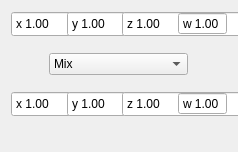
<?xml version="1.0" encoding="UTF-8"?>
<ui version="4.0">
 <class>VectorMathNode</class>
 <widget class="QWidget" name="VectorMathNode">
  <property name="geometry">
   <rect>
    <x>0</x>
    <y>0</y>
    <width>238</width>
    <height>152</height>
   </rect>
  </property>
  <property name="minimumSize">
   <size>
    <width>238</width>
    <height>0</height>
   </size>
  </property>
  <property name="windowTitle">
   <string>Form</string>
  </property>
  <property name="toolTip">
   <string>Apply element wise operations over two vectors</string>
  </property>
  <layout class="QVBoxLayout" name="verticalLayout">
   <item>
    <layout class="QHBoxLayout" name="horizontalLayout">
     <item>
      <widget class="QDoubleSpinBox" name="spin_x_0">
       <property name="minimumSize">
        <size>
         <width>134</width>
         <height>26</height>
        </size>
       </property>
       <property name="toolTip">
        <string>First vecotr (x) value</string>
       </property>
       <property name="buttonSymbols">
        <enum>QAbstractSpinBox::NoButtons</enum>
       </property>
       <property name="prefix">
        <string>x </string>
       </property>
       <property name="minimum">
        <double>-99999.000000000000000</double>
       </property>
       <property name="maximum">
        <double>99999.000000000000000</double>
       </property>
       <property name="value">
        <double>1.000000000000000</double>
       </property>
      </widget>
     </item>
     <item>
      <widget class="QDoubleSpinBox" name="spin_y_0">
       <property name="minimumSize">
        <size>
         <width>135</width>
         <height>26</height>
        </size>
       </property>
       <property name="toolTip">
        <string>First vecotr (y) value</string>
       </property>
       <property name="buttonSymbols">
        <enum>QAbstractSpinBox::NoButtons</enum>
       </property>
       <property name="prefix">
        <string>y </string>
       </property>
       <property name="minimum">
        <double>-99999.000000000000000</double>
       </property>
       <property name="maximum">
        <double>99999.000000000000000</double>
       </property>
       <property name="value">
        <double>1.000000000000000</double>
       </property>
      </widget>
     </item>
     <item>
      <widget class="QDoubleSpinBox" name="spin_z_0">
       <property name="minimumSize">
        <size>
         <width>134</width>
         <height>26</height>
        </size>
       </property>
       <property name="toolTip">
        <string>First vecotr (z) value</string>
       </property>
       <property name="buttonSymbols">
        <enum>QAbstractSpinBox::NoButtons</enum>
       </property>
       <property name="prefix">
        <string>z </string>
       </property>
       <property name="minimum">
        <double>-99999.000000000000000</double>
       </property>
       <property name="maximum">
        <double>99999.000000000000000</double>
       </property>
       <property name="value">
        <double>1.000000000000000</double>
       </property>
      </widget>
     </item>
     <item>
      <widget class="QDoubleSpinBox" name="spin_w_0">
       <property name="toolTip">
        <string>First vecotr (w) value</string>
       </property>
       <property name="buttonSymbols">
        <enum>QAbstractSpinBox::NoButtons</enum>
       </property>
       <property name="prefix">
        <string>w </string>
       </property>
       <property name="minimum">
        <double>-99999.000000000000000</double>
       </property>
       <property name="maximum">
        <double>99999.000000000000000</double>
       </property>
       <property name="value">
        <double>1.000000000000000</double>
       </property>
      </widget>
     </item>
    </layout>
   </item>
   <item>
    <spacer name="verticalSpacer_2">
     <property name="orientation">
      <enum>Qt::Vertical</enum>
     </property>
     <property name="sizeType">
      <enum>QSizePolicy::Fixed</enum>
     </property>
     <property name="sizeHint" stdset="0">
      <size>
       <width>20</width>
       <height>10</height>
      </size>
     </property>
    </spacer>
   </item>
   <item>
    <layout class="QHBoxLayout" name="horizontalLayout_3">
     <item>
      <spacer name="horizontalSpacer">
       <property name="orientation">
        <enum>Qt::Horizontal</enum>
       </property>
       <property name="sizeHint" stdset="0">
        <size>
         <width>40</width>
         <height>20</height>
        </size>
       </property>
      </spacer>
     </item>
     <item>
      <widget class="QComboBox" name="mode">
       <property name="toolTip">
        <string>&lt;html&gt;&lt;head/&gt;&lt;body&gt;&lt;p&gt;Operation to apply&lt;/p&gt;&lt;p&gt;&lt;span style=&quot; color:#4d4d4d;&quot;&gt;Mix&lt;/span&gt;&lt;span style=&quot; color:#1b1b1b;&quot;&gt;: Blend the two vectors together &lt;/span&gt;&lt;span style=&quot; color:#4d4d4d;&quot;&gt;(a + b) / 2&lt;/span&gt;&lt;/p&gt;&lt;p&gt;&lt;span style=&quot; color:#4d4d4d;&quot;&gt;Add&lt;/span&gt;&lt;span style=&quot; color:#1b1b1b;&quot;&gt;: Add the two vectors together &lt;/span&gt;&lt;span style=&quot; color:#4d4d4d;&quot;&gt;a + b&lt;/span&gt;&lt;/p&gt;&lt;p&gt;&lt;span style=&quot; color:#4d4d4d;&quot;&gt;Subtract&lt;/span&gt;&lt;span style=&quot; color:#1b1b1b;&quot;&gt;: Subtract the two vectors &lt;/span&gt;&lt;span style=&quot; color:#4d4d4d;&quot;&gt;a - b&lt;/span&gt;&lt;/p&gt;&lt;p&gt;&lt;span style=&quot; color:#4d4d4d;&quot;&gt;Multiply&lt;/span&gt;&lt;span style=&quot; color:#1b1b1b;&quot;&gt;: Multiply the two vectors &lt;/span&gt;&lt;span style=&quot; color:#4d4d4d;&quot;&gt;a * b&lt;/span&gt;&lt;span style=&quot; color:#1b1b1b;&quot;&gt; (element wise)&lt;/span&gt;&lt;/p&gt;&lt;p&gt;&lt;span style=&quot; color:#4d4d4d;&quot;&gt;Divide&lt;/span&gt;&lt;span style=&quot; color:#1b1b1b;&quot;&gt;: Divide the two vectors &lt;/span&gt;&lt;span style=&quot; color:#4d4d4d;&quot;&gt;a / b&lt;/span&gt;&lt;span style=&quot; color:#1b1b1b;&quot;&gt; (element wise, if b is 0 the result is 0)&lt;/span&gt;&lt;/p&gt;&lt;p&gt;&lt;span style=&quot; color:#4d4d4d;&quot;&gt;Cross&lt;/span&gt;&lt;span style=&quot; color:#1b1b1b;&quot;&gt;: Apply the cross product on the two vectors&lt;/span&gt;&lt;/p&gt;&lt;/body&gt;&lt;/html&gt;</string>
       </property>
       <item>
        <property name="text">
         <string>Mix</string>
        </property>
       </item>
       <item>
        <property name="text">
         <string>Add</string>
        </property>
       </item>
       <item>
        <property name="text">
         <string>Subtract</string>
        </property>
       </item>
       <item>
        <property name="text">
         <string>Component Multiply</string>
        </property>
       </item>
       <item>
        <property name="text">
         <string>Component Divide</string>
        </property>
       </item>
       <item>
        <property name="text">
         <string>Cross Product</string>
        </property>
       </item>
      </widget>
     </item>
     <item>
      <spacer name="horizontalSpacer_2">
       <property name="orientation">
        <enum>Qt::Horizontal</enum>
       </property>
       <property name="sizeHint" stdset="0">
        <size>
         <width>40</width>
         <height>20</height>
        </size>
       </property>
      </spacer>
     </item>
    </layout>
   </item>
   <item>
    <spacer name="verticalSpacer_3">
     <property name="orientation">
      <enum>Qt::Vertical</enum>
     </property>
     <property name="sizeType">
      <enum>QSizePolicy::Fixed</enum>
     </property>
     <property name="sizeHint" stdset="0">
      <size>
       <width>20</width>
       <height>10</height>
      </size>
     </property>
    </spacer>
   </item>
   <item>
    <layout class="QHBoxLayout" name="horizontalLayout_2">
     <item>
      <widget class="QDoubleSpinBox" name="spin_x_1">
       <property name="minimumSize">
        <size>
         <width>134</width>
         <height>26</height>
        </size>
       </property>
       <property name="toolTip">
        <string>Second vecotr (x) value</string>
       </property>
       <property name="buttonSymbols">
        <enum>QAbstractSpinBox::NoButtons</enum>
       </property>
       <property name="prefix">
        <string>x </string>
       </property>
       <property name="minimum">
        <double>-99999.000000000000000</double>
       </property>
       <property name="maximum">
        <double>99999.000000000000000</double>
       </property>
       <property name="value">
        <double>1.000000000000000</double>
       </property>
      </widget>
     </item>
     <item>
      <widget class="QDoubleSpinBox" name="spin_y_1">
       <property name="minimumSize">
        <size>
         <width>135</width>
         <height>26</height>
        </size>
       </property>
       <property name="toolTip">
        <string>Second vecotr (y) value</string>
       </property>
       <property name="buttonSymbols">
        <enum>QAbstractSpinBox::NoButtons</enum>
       </property>
       <property name="prefix">
        <string>y </string>
       </property>
       <property name="minimum">
        <double>-99999.000000000000000</double>
       </property>
       <property name="maximum">
        <double>99999.000000000000000</double>
       </property>
       <property name="value">
        <double>1.000000000000000</double>
       </property>
      </widget>
     </item>
     <item>
      <widget class="QDoubleSpinBox" name="spin_z_1">
       <property name="minimumSize">
        <size>
         <width>134</width>
         <height>26</height>
        </size>
       </property>
       <property name="toolTip">
        <string>Second vecotr (z) value</string>
       </property>
       <property name="buttonSymbols">
        <enum>QAbstractSpinBox::NoButtons</enum>
       </property>
       <property name="prefix">
        <string>z </string>
       </property>
       <property name="minimum">
        <double>-99999.000000000000000</double>
       </property>
       <property name="maximum">
        <double>99999.000000000000000</double>
       </property>
       <property name="value">
        <double>1.000000000000000</double>
       </property>
      </widget>
     </item>
     <item>
      <widget class="QDoubleSpinBox" name="spin_w_1">
       <property name="toolTip">
        <string>Second vecotr (w) value</string>
       </property>
       <property name="buttonSymbols">
        <enum>QAbstractSpinBox::NoButtons</enum>
       </property>
       <property name="prefix">
        <string>w </string>
       </property>
       <property name="minimum">
        <double>-99999.000000000000000</double>
       </property>
       <property name="maximum">
        <double>99999.000000000000000</double>
       </property>
       <property name="value">
        <double>1.000000000000000</double>
       </property>
      </widget>
     </item>
    </layout>
   </item>
   <item>
    <spacer name="verticalSpacer">
     <property name="orientation">
      <enum>Qt::Vertical</enum>
     </property>
     <property name="sizeHint" stdset="0">
      <size>
       <width>20</width>
       <height>40</height>
      </size>
     </property>
    </spacer>
   </item>
  </layout>
 </widget>
 <resources/>
 <connections/>
</ui>
